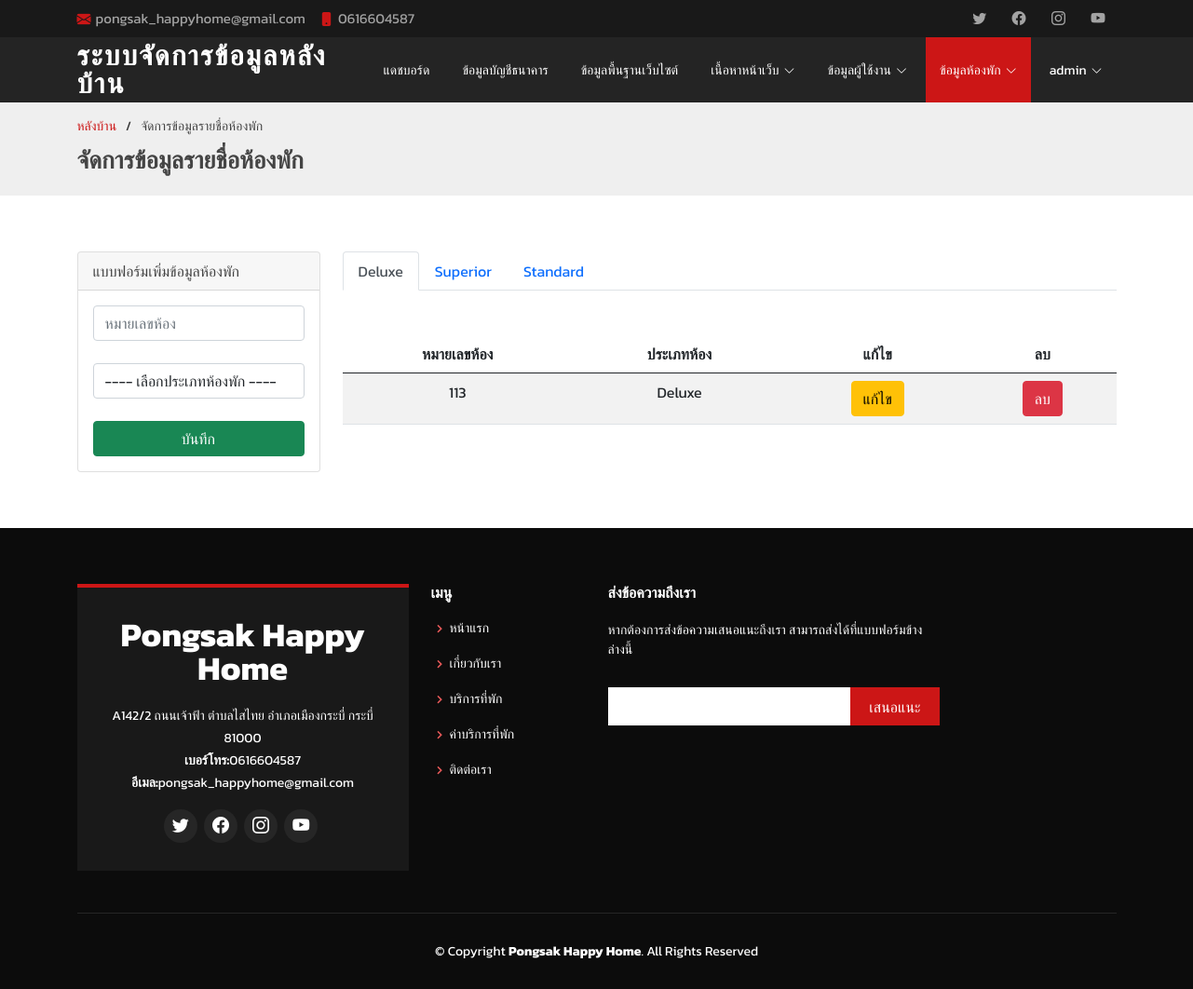
/admin.php?rooms (signed in), run on the app's committed database.
### tables this page shows
CREATE TABLE `website` (
  `web_name` varchar(255) NOT NULL COMMENT 'ชื่อเว็บไซต์',
  `web_description` text NOT NULL COMMENT 'คำอธิบายเว็บไซต์',
  `web_keywords` text NOT NULL COMMENT 'คำค้นหาเว็บไซต์',
  `web_address` text NOT NULL COMMENT 'ทีอยู่เว็บไซต์',
  `web_phone` char(10) NOT NULL COMMENT 'เบอร์โทรศัพท์',
  `web_email` varchar(255) NOT NULL COMMENT 'อีเมล',
  `web_facebook` text NOT NULL COMMENT 'ลิ้ง Facebook',
  `web_ig` text NOT NULL COMMENT 'ลิ้ง IG',
  `web_youtube` text NOT NULL COMMENT 'ลิ้ง Youtube',
  `web_twitter` text NOT NULL COMMENT 'ลิ้ง Twitter',
  `web_google_map` text NOT NULL COMMENT 'Iframe Google map'
);

CREATE TABLE `roomtypes` (
  `rt_id` int(11) NOT NULL COMMENT 'รหัสประเภท',
  `rt_name` varchar(255) NOT NULL COMMENT 'ชื่อประเภท',
  `rt_image` text NOT NULL COMMENT 'รูปภาพหลัก',
  `rt_view` int(11) NOT NULL COMMENT 'ยอดวิว',
  `rt_content` longtext NOT NULL COMMENT 'เนื้อหา',
  `rt_price` decimal(10,2) NOT NULL COMMENT 'ราคาห้องพัก/คืน',
  `rt_created` timestamp NOT NULL DEFAULT current_timestamp() COMMENT 'วันที่เพิ่มข้อมูล',
  `rt_updated` timestamp NOT NULL DEFAULT current_timestamp() ON UPDATE current_timestamp() COMMENT 'วันที่อัพเดตข้อมูลล่าสุด'
);

CREATE TABLE `rooms` (
  `r_id` varchar(10) NOT NULL COMMENT 'เลขห้อง',
  `rt_id` int(11) NOT NULL COMMENT 'รหัสประเภทห้อง',
  `r_created` timestamp NOT NULL DEFAULT current_timestamp() ON UPDATE current_timestamp() COMMENT 'วันที่เพิ่มข้อมูล',
  `r_updated` timestamp NOT NULL DEFAULT current_timestamp() ON UPDATE current_timestamp() COMMENT 'วันที่อัพเดตข้อมูลล่าสุด'
);

### admin_html/rooms_table_form.php (the view, shortened to what the rows shown need)
<div class="container">
    <div class="row">
        <div class="col-lg-9 col-12">
            <?php $i = 0; ?>
            <ul class="nav nav-tabs" id="myTab" role="tablist">
                <?php foreach ($data as $row) { ?>
                    <li class="nav-item" role="presentation">
                        <a class="nav-link <?= ($i == 0) ? 'active' : '' ?>" id="<?= $row['rt_name'] . "-tab" ?>" data-bs-toggle="tab" href="<?= "#" . $row['rt_name'] ?>" role="tab" aria-controls="<?= $row['rt_name'] ?>" aria-selected="<?= ($i == 0) ? 'true' : 'false' ?>"><?= $row['rt_name'] ?></a>
                    </li>
                <?php $i++;
                } ?>
            </ul>
            <?php $i = 0; ?>
            <div class="tab-content" id="myTabContent">
                <?php foreach ($data as $row) { ?>
                    <?php
                    $sql = "SELECT * FROM rooms,roomtypes WHERE rooms.rt_id=roomtypes.rt_id AND roomtypes.rt_id = ?";
                    $stmt = $pdo->prepare($sql);
                    $stmt->execute([$row['rt_id']]);
                    $rooms = $stmt->fetchAll();
                    ?>
                    <div class="tab-pane fade <?= ($i == 0) ? 'show active' : '' ?>" id="<?= $row['rt_name'] ?>" role="tabpanel" aria-labelledby="<?= $row['rt_name'] . "-tab" ?>">
                        <br><br>
                        <div class="table-responsive">
                            <table class="table table-striped text-center dataTable">
                                <thead>
                                    <tr>
                                        <th>หมายเลขห้อง</th>
                                        <th>ประเภทห้อง</th>
                                        <th>แก้ไข</th>
                                        <th>ลบ</th>
                                    </tr>
                                </thead>
                                <tbody>
                                    <?php foreach ($rooms as $room) { ?>
                                        <tr>
                                            <td><?= $room['r_id'] ?></td>
                                            <td><?= $room['rt_name'] ?></td>
                                            <td>
                                                <button class="btn btn-warning" onclick="editRoom('<?= $room['r_id'] ?>')">
                                                    แก้ไข
                                                </button>
                                            </td>
                                            <td>
                                                <button class="btn btn-danger" onclick="deleteRoom('<?= $room['r_id'] ?>')">
                                                    ลบ
                                                </button>
                                            </td>
                                        </tr>
                                    <?php } ?>
                                </tbody>
                            </table>
                        </div>
                    </div>
                <?php $i++;
                } ?>
            </div>
        </div>
    </div>
</div>

### admin.php (shortened to what the rows shown need)
<?php
if (!isset($_SESSION['USER_LOGIN']) || $_SESSION['USER_ROLE'] != "ADMIN") {
    header('location:index.php');
} else {
    require_once('services/connect.php');
    $sql = "SELECT * FROM website";
    $stmt = $pdo->query($sql);
    $web = $stmt->fetch(PDO::FETCH_OBJ);
    if (empty($_GET)) {
        $page_title = "แดชบอร์ด";
        $sql = "SELECT * FROM book WHERE b_status='รอตรวจสอบ'";
        $stmt = $pdo->query($sql);
        $books_status1 = $stmt->fetchAll();
        $sql = "SELECT * FROM book WHERE b_status='รอชำระค่ามัดจำ'";
        $stmt = $pdo->query($sql);
        $books_status2 = $stmt->fetchAll();
        $sql = "SELECT * FROM book WHERE b_status='รอตรวจสอบการชำระค่ามัดจำ'";
        $stmt = $pdo->query($sql);
        $books_status3 = $stmt->fetchAll();
        $sql = "SELECT * FROM book WHERE b_status='สำเร็จ'";
        $stmt = $pdo->query($sql);
        $books_status4 = $stmt->fetchAll();
        $sql = "SELECT * FROM book WHERE b_status='ไม่อนุมัติ'";
        $stmt = $pdo->query($sql);
        $books_status5 = $stmt->fetchAll();
        $today = date("Y-m-d");
        $sql = "SELECT (SELECT count(*) FROM book WHERE b_status='รอตรวจสอบ') as num_status1,(SELECT count(*) FROM book WHERE b_status='รอตรวจสอบการชำระค่ามัดจำ') as num_status3,(SELECT count(*) FROM rooms WHERE r_id NOT IN (SELECT b_id FROM book WHERE '$today' < b_check_out AND '$today' > b_check_in)) as num_free_room";
        $stmt = $pdo->query($sql);
        $stats = $stmt->fetchObject();
    } else {
        if (isset($_GET['website'])) {
            $page_title = "จัดการข้อมูลพื้นฐานเว็บไซต์";
        } else if (isset($_GET['admins'])) {
            $page_title = "จัดการข้อมูลผู้ดูแลระบบ";
            $sql = "SELECT * FROM admins ORDER BY adm_created DESC";
            $stmt = $pdo->query($sql);
            $data = $stmt->fetchAll();
        } else if (isset($_GET['customers'])) {
            $page_title = "จัดการข้อมูลลูกค้า";
            $sql = "SELECT * FROM customers ORDER BY cus_created DESC";
            $stmt = $pdo->query($sql);
            $data = $stmt->fetchAll();
        } else if (isset($_GET['roomtypes'])) {
            $page_title = "จัดการข้อมูลประเภทห้องพัก";
            $sql = "SELECT * FROM roomtypes ORDER BY rt_created DESC";
            $stmt = $pdo->query($sql);
            $data = $stmt->fetchAll();
        } else if (isset($_GET['rooms'])) {
            $page_title = "จัดการข้อมูลรายชื่อห้องพัก";
            $sql = "SELECT * FROM roomtypes ORDER BY rt_created DESC";
            $stmt = $pdo->query($sql);
            $data = $stmt->fetchAll();
        } else if (isset($_GET['welcome_msg'])) {
            $page_title = "ข้อความต้อนรับ";
            $sql = "SELECT * FROM welcome";
            $stmt = $pdo->query($sql);
            $welcome = $stmt->fetch(PDO::FETCH_OBJ);
        } else if (isset($_GET['aboutus'])) {
            $page_title = "เกี่ยวกับเรา";
            $sql = "SELECT * FROM aboutus";
            $stmt = $pdo->query($sql);
            $aboutus = $stmt->fetch(PDO::FETCH_OBJ);
        } else if (isset($_GET['services'])) {
            $page_title = "บริการที่พัก";
            $sql = "SELECT * FROM services ORDER BY sv_no ASC";
            $stmt = $pdo->query($sql);
            $data = $stmt->fetchAll();
        } else if (isset($_GET['banks'])) {
            $page_title = "จัดการข้อมูลบัญชีธนาคาร";
            $sql = "SELECT * FROM banks ORDER BY bank_created DESC";
            $stmt = $pdo->query($sql);
            $data = $stmt->fetchAll();
        }
    }
}
?>
<!DOCTYPE html>
<html lang="en">
<head>
    <?php require_once('layouts/head.php'); ?>
</head>
<body>
    <section id="topbar" class="d-flex align-items-center">
        <div class="container d-flex justify-content-center justify-content-md-between">
            <div class="contact-info d-flex align-items-center">
                <i class="bi bi-envelope-fill"></i><a href="mailto:<?= $web->web_email ?>"><?= $web->web_email ?></a>
                <i class="bi bi-phone-fill phone-icon"></i><?= $web->web_phone ?>
            </div>
            <div class="social-links d-none d-md-block">
                <a href="<?= $web->web_twitter ?>" class="twitter"><i class="bi bi-twitter"></i></a>
                <a href="<?= $web->web_facebook ?>" class="facebook"><i class="bi bi-facebook"></i></a>
                <a href="<?= $web->web_ig ?>" class="instagram"><i class="bi bi-instagram"></i></a>
                <a href="<?= $web->web_youtube ?>" class="youtube"><i class="bi bi-youtube"></i></i></a>
            </div>
        </div>
    </section>
    <header id="header" class="d-flex align-items-center">
        <div class="container d-flex align-items-center justify-content-between">
            <h1 class="logo"><a href="admin.php">ระบบจัดการข้อมูลหลังบ้าน</a></h1>
        </div>
    </header>
    <main id="main">
        <section id="breadcrumbs" class="breadcrumbs">
            <div class="container">
                <h2><?= $page_title; ?></h2>
            </div>
        </section>
        <section class="inner-page">
            <?php
            if (empty($_GET)) {
                require_once('admin_html/dashboard.php');
            } else {
                if (isset($_GET['admins'])) {
                    require_once('admin_html/admins_table_form.php');
                } else if (isset($_GET['customers'])) {
                    require_once('admin_html/customers_table_form.php');
                } else if (isset($_GET['roomtypes'])) {
                    require_once('admin_html/roomtypes_table_form.php');
                } else if (isset($_GET['rooms'])) {
                    require_once('admin_html/rooms_table_form.php');
                } else if (isset($_GET['welcome_msg'])) {
                    require_once('admin_html/welcome_msg_table_form.php');
                } else if (isset($_GET['aboutus'])) {
                    require_once('admin_html/aboutus_table_form.php');
                } else if (isset($_GET['services'])) {
                    require_once('admin_html/services_table_form.php');
                } else if (isset($_GET['website'])) {
                    require_once('admin_html/website_table_form.php');
                } else if (isset($_GET['banks'])) {
                    require_once('admin_html/banks_table_form.php');
                }
            }
            ?>
        </section>
    </main>
    <?php require_once('layouts/footer.php'); ?>
</body>
</html>

### layouts/footer.php (shortened to what the rows shown need)
<footer id="footer">
    <div class="footer-top">
        <div class="container">
            <div class="row">
                <div class="col-lg-4 col-md-6">
                    <div class="footer-info">
                        <h3><?= $web->web_name ?></h3>
                        <p>
                            <?= $web->web_address; ?><br>
                            <strong>เบอร์โทร:</strong><?= $web->web_phone ?><br>
                            <strong>อีเมล:</strong><?= $web->web_email ?><br>
                        </p>
                        <div class="social-links mt-3">
                            <a href="<?= $web->web_twitter ?>" class="twitter"><i class="bi bi-twitter"></i></a>
                            <a href="<?= $web->web_facebook ?>" class="facebook"><i class="bi bi-facebook"></i></a>
                            <a href="<?= $web->web_ig ?>" class="instagram"><i class="bi bi-instagram"></i></a>
                            <a href="<?= $web->web_youtube ?>" class="youtube"><i class="bi bi-youtube"></i></i></a>
                        </div>
                    </div>
                </div>
            </div>
        </div>
    </div>
    <div class="container">
        <div class="copyright">
            &copy; Copyright <strong><span><?= $web->web_name ?></span></strong>. All Rights Reserved
        </div>
    </div>
</footer>

### data on the page
website: web_email "pongsak_happyhome@gmail.com", web_phone "0616604587", web_name "Pongsak Happy Home", web_address "A142/2 ถนนเจ้าฟ้า ตำบลไสไทย อำเภอเมืองกระบี่ กระบี่ 81000"
roomtypes: rt_name "Deluxe"
roomtypes: rt_name "Superior"
roomtypes: rt_name "Standard"
rooms: r_id "113", rt.rt_name "Deluxe"

### other printed values
$_SESSION['USER_USERNAME'] "admin"
$page_title "จัดการข้อมูลรายชื่อห้องพัก"
